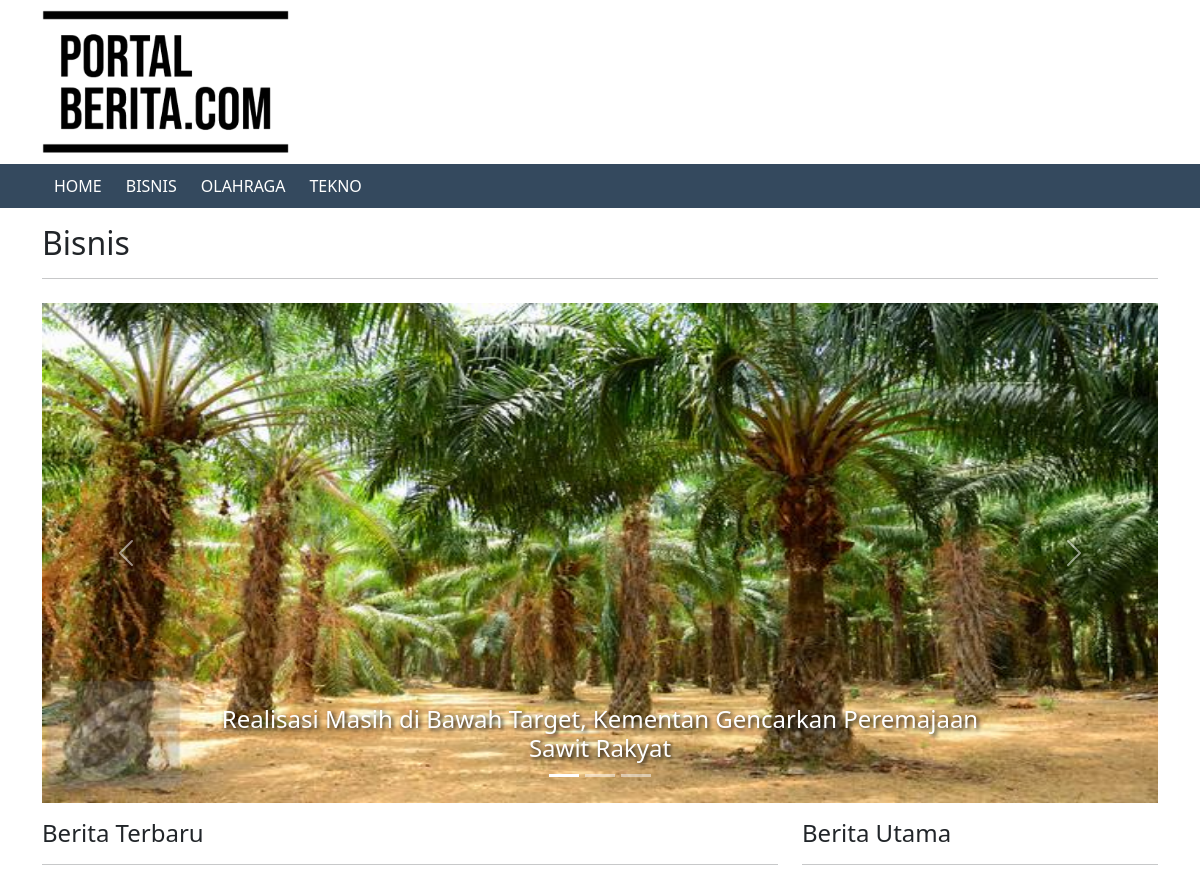
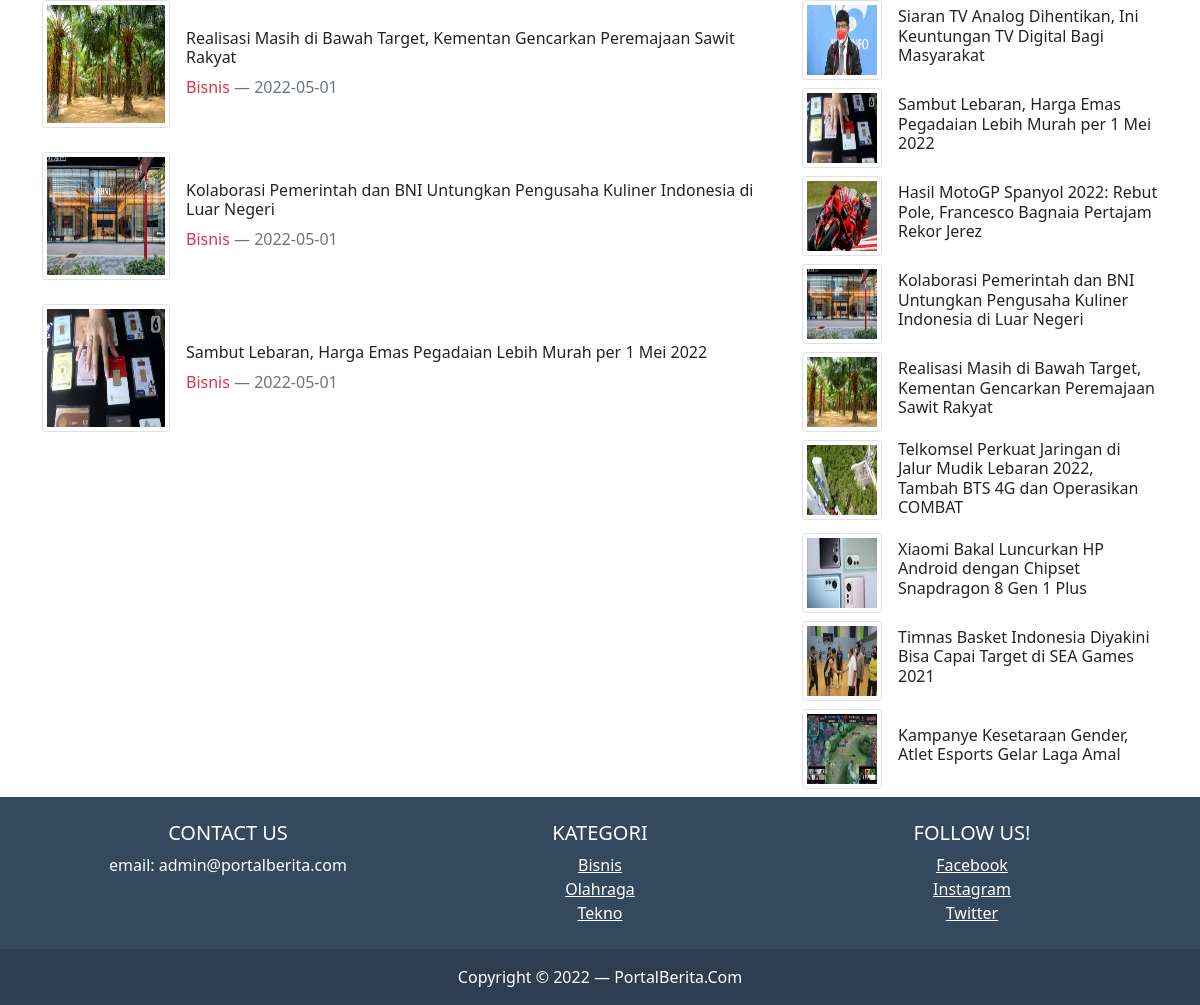
Screenshot of /pages/kategori_page.php?id=5 with the database file from the repository (2 pictures, top to bottom).
### tables this page shows
CREATE TABLE `kategori` (
  `id_kategori` int(11) NOT NULL,
  `kategori` varchar(50) NOT NULL
);

CREATE TABLE `berita` (
  `id_berita` int(11) NOT NULL,
  `id_kategori` int(11) NOT NULL,
  `judul` varchar(255) NOT NULL,
  `tanggal` date NOT NULL,
  `isi` text NOT NULL,
  `gambar` varchar(255) NOT NULL
);

### admin/functions.php (called while the page is built, shortened)
<?php
$db = mysqli_connect("localhost", "root", "", "portal_berita");
function query($query)
{
	global $db;
	$result = mysqli_query($db, $query);
	$rows = [];
	while ($row = mysqli_fetch_assoc($result)) {
		$rows[] = $row;
	}
	return $rows;
}

### pages/kategori_page.php (the view, shortened to what this page needs)
<?php
require '../admin/functions.php';
$id = $_GET["id"];
$berita = query("SELECT * FROM berita,kategori where berita.id_kategori=kategori.id_kategori");
$berita_kategori = query("SELECT * FROM berita,kategori where berita.id_kategori=kategori.id_kategori and berita.id_kategori=$id");
$berita_kategori_terkini = array_reverse($berita_kategori);
$carousel1 = $berita_kategori_terkini[0];
?>
<!doctype html>
<html lang="en">
<head>
    <link href="https://cdn.jsdelivr.net/npm/bootstrap@5.0.2/dist/css/bootstrap.min.css" rel="stylesheet">
    <link rel="stylesheet" href="../css/style.css">
</head>
<div class="container">
    <img src="../img/logo.png" alt="" class="logo">
</div>
<nav class="nav-bar sticky-top">
    <ul>
        <div class="container">
            <li><a class="active" href="../">HOME</a></li>
            <li><a href="kategori_page.php?id=5">BISNIS</a></li>
            <li><a href="kategori_page.php?id=6">OLAHRAGA</a></li>
            <li><a href="kategori_page.php?id=7">TEKNO</a></li>
        </div>
    </ul>
</nav>
<div class="container">
    <div class="pt-3 pb-2">
        <h2><?php echo $berita_kategori_terkini[0]["kategori"]; ?></h2>
        <hr>
    </div>
    <div id="carouselExampleDark" class="carousel slide" data-bs-ride="carousel">
        <div class="carousel-indicators">
            <button type="button" data-bs-target="#carouselExampleDark" data-bs-slide-to="0" class="active" aria-current="true" aria-label="Slide 1"></button>
            <button type="button" data-bs-target="#carouselExampleDark" data-bs-slide-to="1" aria-label="Slide 2"></button>
            <button type="button" data-bs-target="#carouselExampleDark" data-bs-slide-to="2" aria-label="Slide 3"></button>
        </div>
        <div class="carousel-inner">
            <div class="carousel-item active">
                <img src="../img/<?php echo $carousel1["gambar"]; ?>" onerror="this.src='../img/logo.png'" class="d-block w-100" style="max-height: 500px;" alt="...">
                <div class="carousel-caption d-none d-md-block">
                    <a href="berita_page.php?id=<?php echo $carousel1["id_berita"]; ?>" class="h4 text-shadow text-decoration-none"><?php echo $carousel1["judul"]; ?></a>
                </div>
            </div>
        </div>
        <button class="carousel-control-prev" type="button" data-bs-target="#carouselExampleDark" data-bs-slide="prev">
            <span class="carousel-control-prev-icon" aria-hidden="true"></span>
        </button>
        <button class="carousel-control-next" type="button" data-bs-target="#carouselExampleDark" data-bs-slide="next">
            <span class="carousel-control-next-icon" aria-hidden="true"></span>
        </button>
    </div>
    <div class="row">
        <div class="col-md-8">
            <div class="pt-3 pb-2">
                <h4>Berita Terbaru</h4>
                <hr>
            </div>
            <?php foreach ($berita_kategori_terkini as $row) : ?>
                <div class="d-flex pb-4">
                    <div class="flex-shrink-0">
                        <img src="../img/<?php echo $row["gambar"]; ?>" style="height: 8rem; width: 8rem;" class="img-thumbnail" alt="..." onerror="this.src='../img/logo.png'">
                    </div>
                    <div class="ms-3 d-flex align-items-center">
                        <div>
                            <a href="berita_page.php?id=<?php echo $row["id_berita"]; ?>" class="h6 link-dark d-block text-decoration-none"><?php echo $row["judul"]; ?></a>
                            <p class="text-danger d-inline"><?php echo $row["kategori"]; ?></p>
                            <p class="d-inline text-muted">&mdash; <?php echo $row["tanggal"]; ?></p>
                        </div>
                    </div>
                </div>
            <?php endforeach; ?>
        </div>
        <div class="col-md-4">
            <div class="pt-3 pb-2">
                <h4>Berita Utama</h4>
                <hr>
            </div>
            <?php foreach ($berita as $row) : ?>
                <div class="d-flex pb-2">
                    <div class="flex-shrink-0">
                        <img src="../img/<?php echo $row["gambar"]; ?>" style="height: 5rem; width: 5rem;" class="img-thumbnail" alt="..." onerror="this.src='../img/logo.png'">
                    </div>
                    <div class="ms-3 d-flex align-items-center">
                        <a href="berita_page.php?id=<?php echo $row["id_berita"]; ?>" class="h6 link-dark d-block text-decoration-none"><?php echo $row["judul"]; ?></a>
                    </div>
                </div>
            <?php endforeach; ?>
        </div>
    </div>
</div>
<footer class="text-center text-white" style="background-color: #34495e;">
    <div class="container p-4">
        <div class="row">
            <div class="col-md-4">
                <h5>CONTACT US</h5>
                <p>email: admin@portalberita.com</p>
            </div>
            <div class="col-md-4">
                <h5 class="text-uppercase">Kategori</h5>
                <ul class="list-unstyled mb-0">
                    <li>
                        <a href="#!" class="text-white">Bisnis</a>
                    </li>
                    <li>
                        <a href="#!" class="text-white">Olahraga</a>
                    </li>
                    <li>
                        <a href="#!" class="text-white">Tekno</a>
                    </li>
                </ul>
            </div>
            <div class="col-md-4">
                <h5 class="text-uppercase">Follow Us!</h5>
                <ul class="list-unstyled mb-0">
                    <li>
                        <a href="#!" class="text-white">Facebook</a>
                    </li>
                    <li>
                        <a href="#!" class="text-white">Instagram</a>
                    </li>
                    <li>
                        <a href="#!" class="text-white">Twitter</a>
                    </li>
                </ul>
            </div>
        </div>
    </div>
    <div class="text-center p-3" style="background-color: #2c3e50;">
        Copyright © 2022 &mdash; PortalBerita.Com
    </div>
</footer>
</body>
</html>

### css/style.css (style rules this page uses)
.nav-bar { background-color: #34495e; }
.nav-bar ul { list-style-type: none; margin: 0; padding: 0; overflow:hidden; background-color: #34495e; }
.nav-bar li { float: left; }
.nav-bar li a { display: block; font-weight:500; color: white; text-align: center; padding: 10px 12px; text-decoration: none; }
.logo { height: 9rem; margin-top: 10px; margin-bottom: 10px; }
.text-shadow { color: white; text-shadow: 2px 2px 4px #000000; }

### rows the page displays
kategori: kategori "Bisnis"
berita: gambar (picture), judul "Realisasi Masih di Bawah Target, Kementan Gencarkan Peremajaan Sawit Rakyat", id_kategori.kategori "Bisnis", tanggal "2022-05-01"
berita: gambar (picture), judul "Kolaborasi Pemerintah dan BNI Untungkan Pengusaha Kuliner Indonesia di Luar Negeri", id_kategori.kategori "Bisnis", tanggal "2022-05-01"
berita: gambar (picture), judul "Sambut Lebaran, Harga Emas Pegadaian Lebih Murah per 1 Mei 2022", id_kategori.kategori "Bisnis", tanggal "2022-05-01"
berita: gambar (picture), judul "Siaran TV Analog Dihentikan, Ini Keuntungan TV Digital Bagi Masyarakat"
berita: gambar (picture), judul "Hasil MotoGP Spanyol 2022: Rebut Pole, Francesco Bagnaia Pertajam Rekor Jerez"
berita: gambar (picture), judul "Telkomsel Perkuat Jaringan di Jalur Mudik Lebaran 2022, Tambah BTS 4G dan Operasikan COMBAT"
berita: gambar (picture), judul "Xiaomi Bakal Luncurkan HP Android dengan Chipset Snapdragon 8 Gen 1 Plus"
berita: gambar (picture), judul "Timnas Basket Indonesia Diyakini Bisa Capai Target di SEA Games 2021"
berita: gambar (picture), judul "Kampanye Kesetaraan Gender, Atlet Esports Gelar Laga Amal"
